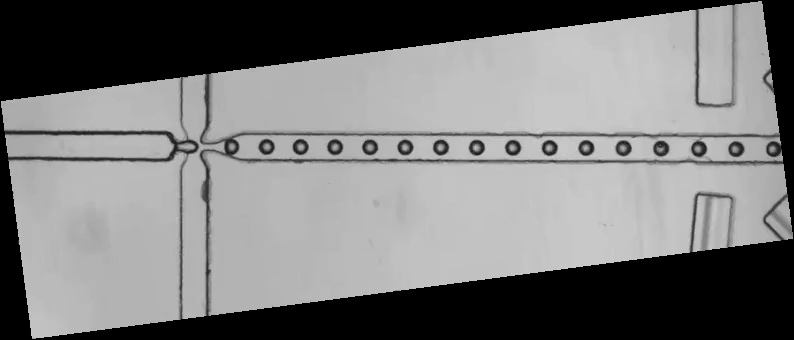
#> input picture test/001.png, 794 x 340 px
$ jupyter execute circles.ipynb
#> lines starting #> are read from the running program, lines starting #| are printed output that depends on the picture; after the words box and inside, x2 and y2 are one past the last pixel; in counts of white or black regions, pixels touching at a corner belong together
[cell 1]
from matplotlib import pyplot as plt
import numpy as np
import cv2 as C

CANNY_THRESH = 400
RADIUS_RANGE = (1, 20)
SCAN_STEP = 8
REGEN_TOL = 0.1

GREEN = (0, 255, 0)
RED = (255, 0, 0)

# just wrapper to clean up data after hough
hough = lambda img, **kwargs: np.uint16(np.around(C.HoughCircles(img, **kwargs)))

[cell 2]
# for i in range(1, 2):
img = C.imread(f'./test/001.png', C.IMREAD_GRAYSCALE)
#> img is the input picture: shape (340, 794); min 0, max 207, mean 121.9
img_orig = C.imread(f'./test/001.png', C.IMREAD_GRAYSCALE)
edges = C.Canny(img, CANNY_THRESH, CANNY_THRESH)
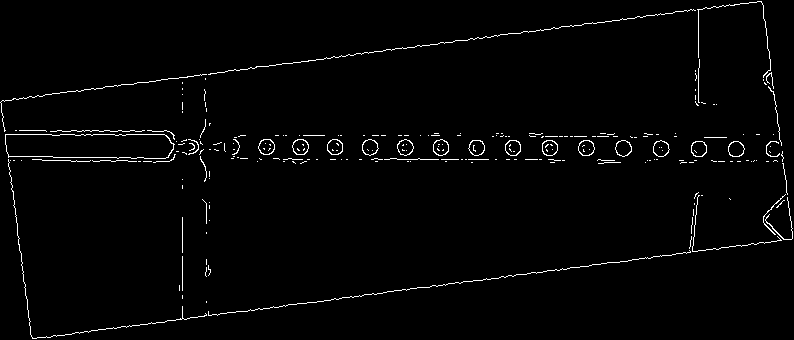
#> edges: shape (340, 794); 1.9% white in thin lines or dots

# Run Hough on preliminary try to get good guesses
detected =  hough(
  edges, method=C.HOUGH_GRADIENT, dp=1,
  minDist=SCAN_STEP, param1 = 100, param2 = 15,
  minRadius = RADIUS_RANGE[0], maxRadius = RADIUS_RANGE[1]
)
#> detected = 18 rows, first 8: [160, 144, 15], [736, 148, 7], [512, 148, 7], [586, 146, 8], [622, 146, 8], [406, 148, 8], [698, 150, 8], [192, 146, 7]

# Find which radius wins, and allow for 10% error
unique, counts = np.unique(detected[0, :, 2], return_counts=True)
#> unique = [5, 7, 8, 9, 15]; counts = [1, 11, 4, 1, 1]
counts = dict(zip(unique, counts))
#> counts = {5: 1, 7: 11, 8: 4, 9: 1, 15: 1}
R = max(counts, key=counts.get)
#> R = 7
E = round(REGEN_TOL * R)
#> E = 1

print(f"Using R={R} (seen {max(counts)} times) with ϵ=±{E} => R in ({R-E}, {R+E})")
#| Using R=7 (seen 15 times) with ϵ=±1 => R in (6, 8)

[cell 3]
# 2nd round of clean Hough
detected = hough(
  edges, method=C.HOUGH_GRADIENT, dp=1,
  minDist=img.shape[0] / (2 * (R + E)), param1=100, param2=10,
  minRadius=R - E, maxRadius=R + E
)
#> detected = 15 rows, first 8: [698, 148, 7], [266, 146, 7], [512, 146, 7], [548, 146, 7], [334, 146, 7], [662, 148, 7], [622, 146, 7], [772, 148, 7]

# Binning 'y's into boxes of size R
detected[0, :, 1] = np.round(detected[0, :, 1] / R) * R
# detected[0, :, 0] = np.round(detected[0, :, 0] / R) * R

# count 'y's
unique, counts = np.unique(detected[0, :, 2], return_counts=True)
#> unique = [6, 7]; counts = [1, 14]
counts = dict(zip(unique, counts))
#> counts = {6: 1, 7: 14}

# choose only the mode 'y' and 'R'
max_R = max(counts, key=counts.get)
#> max_R = 7
max_Y = max(detected[0, :, 1])
#> max_Y = 147
detected = detected[:, (detected[0, :, 2] == max_R) & (detected[0, :, 1] == max_Y), :]
#> detected = 14 rows, first 8: [698, 147, 7], [266, 147, 7], [512, 147, 7], [548, 147, 7], [334, 147, 7], [662, 147, 7], [622, 147, 7], [772, 147, 7]

# sort 'x's
detected = detected[:, detected[0, :, 0].argsort(), :]
#> detected = 14 rows, first 8: [266, 147, 7], [302, 147, 7], [334, 147, 7], [370, 147, 7], [406, 147, 7], [440, 147, 7], [476, 147, 7], [512, 147, 7]
print(detected[0, :, 0])
#| [266 302 334 370 406 440 476 512 548 622 662 698 736 772]
# distance between centers in terms of R
# R [X2 - X1 - 2R] ~> ( [X2 - X1] / R ) - 2
diffs = np.round(np.diff(detected[0, :, 0]) / max_R, 1) - 2
#> diffs = [3.1, 2.6, 3.1, 3.1, 2.9, 3.1, 3.1, 3.1, 8.6, 3.7, 3.1, 3.4, 3.1]
print(diffs)
#| [3.1 2.6 3.1 3.1 2.9 3.1 3.1 3.1 8.6 3.7 3.1 3.4 3.1]
# finding mean diff by counting the most common diff
unique, counts = np.unique(diffs, return_counts=True)
#> unique = [2.6, 2.9, 3.1, 3.4, 3.7, 8.6]; counts = [1, 1, 8, 1, 1, 1]
counts = dict(zip(unique, counts))
#> counts = {2.6: 1, 2.9: 1, 3.1: 8, 3.4: 1, 3.7: 1, 8.6: 1}
max_diff = max(counts, key=counts.get)
#> max_diff = 3.1

print(f"Mean radius: {max_R}, Mean distance: {max_diff:.1f}")
#| Mean radius: 7, Mean distance: 3.1

# Draw
for pt in detected[0, :]:
  C.circle(img, (pt[0], pt[1]), pt[2], RED, 2)
#> this loop made 14 passes
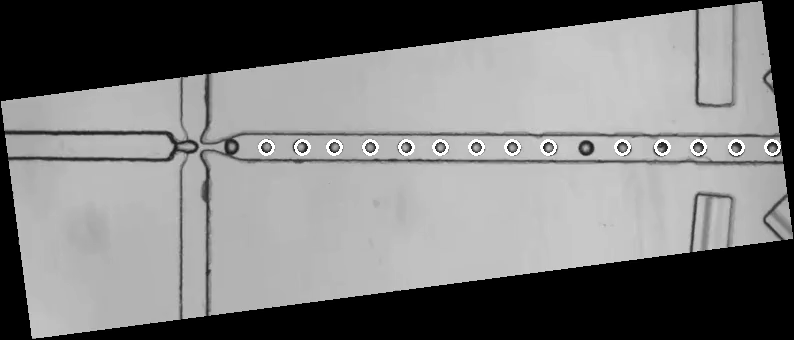
#> img: shape (340, 794); 0.66% of pixels changed, all inside (x1, y1, x2, y2) = (258, 139, 781, 156)
plt.imshow(img, cmap='grey')
plt.axis('off')
plt.show()
